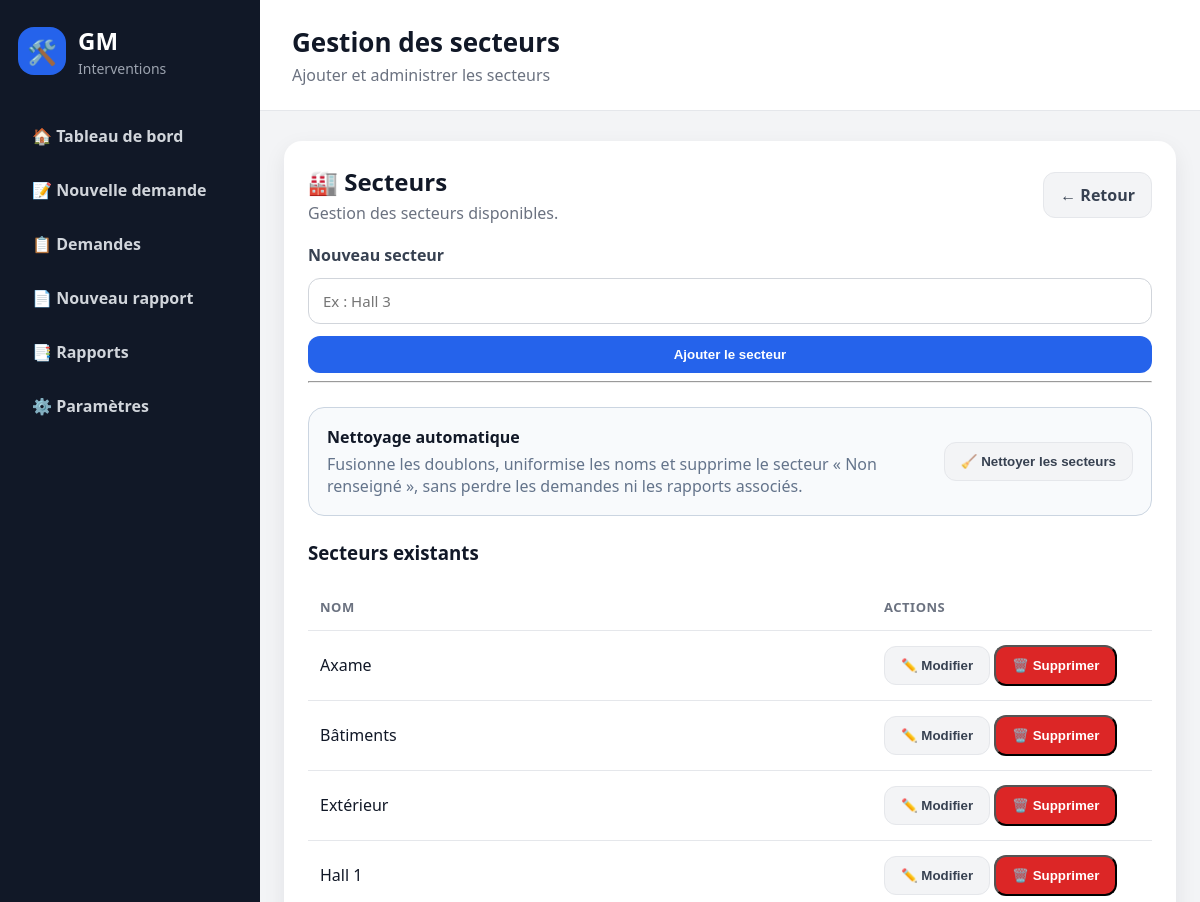
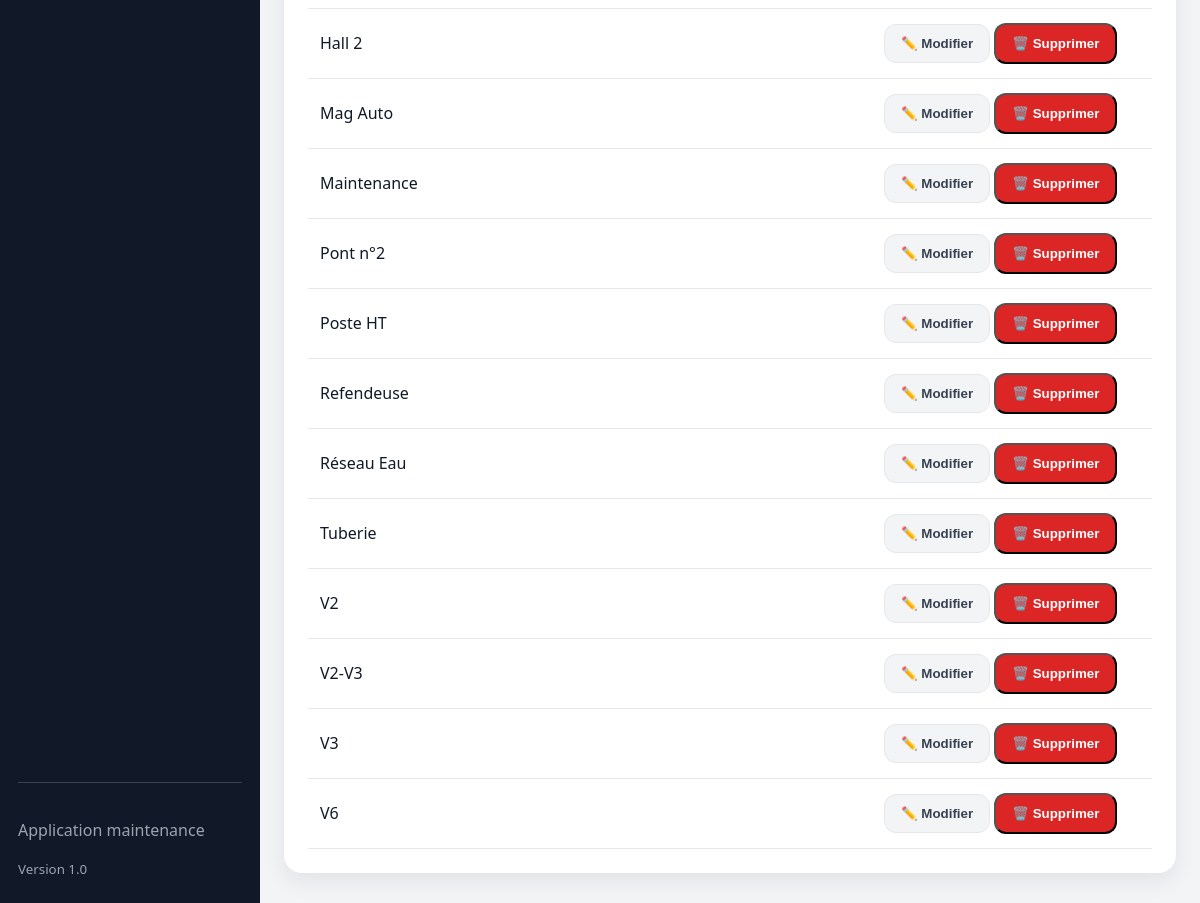
/parametres/secteurs, run on the app's committed database (2 pictures, top to bottom).
### tables this page shows
CREATE TABLE secteurs (
            id INTEGER PRIMARY KEY AUTOINCREMENT,
            nom TEXT NOT NULL UNIQUE
        , actif INTEGER
                NOT NULL DEFAULT 1);

### routes/parametres.py (the view, shortened to what this page needs)
@parametres_bp.route(
    "/parametres/secteurs",
    methods=["GET", "POST"]
)
def gerer_secteurs():
    message = None
    erreur = None
    nettoyage = request.args.get("nettoyage")
    conn = get_db_connection()
    try:
        secteurs = conn.execute("""
            SELECT *
            FROM secteurs
            WHERE actif = TRUE
            ORDER BY nom
        """).fetchall()
    except Exception as error:
        conn.rollback()
        erreur = f"Erreur pendant la gestion des secteurs : {error}"
        secteurs = []
    finally:
        conn.close()
    return render_template(
        "parametres/secteurs.html",
        secteurs=secteurs,
        message=message,
        erreur=erreur
    )

### database.py (called while the page is built)
def is_postgres():
    return bool(DATABASE_URL)

def get_db_connection():
    if is_postgres():
        return PostgresConnectionAdapter(DATABASE_URL)
    conn = sqlite3.connect(DB_PATH)
    conn.row_factory = sqlite3.Row
    conn.execute("PRAGMA foreign_keys = ON")
    return conn

### templates/parametres/secteurs.html (shortened to what this page needs)
{% extends "base.html" %}
{% block page_title %}
Gestion des secteurs
{% endblock %}
{% block page_subtitle %}
Ajouter et administrer les secteurs
{% endblock %}
{% block content %}
<section class="card">
    <div class="section-header">
        <div>
            <h2>🏭 Secteurs</h2>
            <p>Gestion des secteurs disponibles.</p>
        </div>
        <a href="/parametres" class="btn-secondary">
            ← Retour
        </a>
    </div>
    <form method="POST" class="form">
        <label>
            Nouveau secteur
        </label>
        <input
            type="text"
            name="nom"
            placeholder="Ex : Hall 3"
            required
        >
        <button
            type="submit"
            class="btn"
        >
            Ajouter le secteur
        </button>
    </form>
    <hr>
    <div class="sector-cleanup">
        <div>
            <strong>
                Nettoyage automatique
            </strong>
            <p>
                Fusionne les doublons, uniformise les noms
                et supprime le secteur « Non renseigné »,
                sans perdre les demandes ni les rapports associés.
            </p>
        </div>
        <form
            method="POST"
            action="/parametres/secteurs/nettoyer"
            onsubmit="return confirm(
                'Nettoyer et fusionner les secteurs en double ?'
            );"
        >
            <button
                type="submit"
                class="btn-secondary"
            >
                🧹 Nettoyer les secteurs
            </button>
        </form>
    </div>
    <h3>
        Secteurs existants
    </h3>
    {% if secteurs %}
        <div class="table-container">
            <table class="modern-table">
                <thead>
                    <tr>
                        <th>
                            Nom
                        </th>
                        <th style="width: 280px;">
                            Actions
                        </th>
                    </tr>
                </thead>
                <tbody>
                    {% for secteur in secteurs %}
                        <tr>
                            <td>
                                <div
                                    id="display-secteur-{{ secteur.id }}"
                                >
                                    {{ secteur.nom }}
                                </div>
                            </td>
                            <td>
                                <button
                                    type="button"
                                    class="btn-secondary"
                                    id="edit-button-{{ secteur.id }}"
                                    data-edit-sector
                                    data-secteur-id="{{ secteur.id }}"
                                >
                                    ✏️ Modifier
                                </button>
                                <button
                                    type="button"
                                    class="btn-danger"
                                    data-confirm-delete
                                    data-url="{{ url_for(
                                        'parametres.supprimer_secteur',
                                        secteur_id=secteur.id
                                    ) }}"
                                    data-name="{{ secteur.nom }}"
                                >
                                    🗑️ Supprimer
                                </button>
                            </td>
                        </tr>
                    {% endfor %}
                </tbody>
            </table>
        </div>
    {% endif %}
</section>
{% endblock %}

### static/css/style.css (style rules this page uses)
* { box-sizing: border-box; }
body { margin: 0; font-family: "Segoe UI", Arial, sans-serif; background: #f3f4f6; color: #111827; }
.stat-card, .card { background: white; border-radius: 18px; box-shadow: 0 8px 22px rgba(15, 23, 42, 0.08); }
.card { padding: 24px; margin-bottom: 20px; }
.card h2 { margin-top: 0; }
.btn { display: inline-block; background: #2563eb; color: white; padding: 11px 16px; border-radius: 12px; text-decoration: none; font-weight: 700; border: none; cursor: pointer; }
.form { display: flex; flex-direction: column; gap: 12px; }
.form label { font-weight: 700; color: #374151; }
.form input, .form textarea, .form select { width: 100%; padding: 12px 14px; border: 1px solid #d1d5db; border-radius: 12px; font-family: inherit; font-size: 15px; }
.section-header { display: flex; justify-content: space-between; align-items: center; gap: 16px; margin-bottom: 20px; }
.section-header h2 { margin: 0; }
.section-header p { margin: 4px 0 0; color: #6b7280; }
.table-container { overflow-x: auto; }
.modern-table { width: 100%; border-collapse: collapse; }
.modern-table th, .modern-table td { padding: 14px 12px; text-align: left; border-bottom: 1px solid #e5e7eb; }
.modern-table th { color: #6b7280; font-size: 13px; text-transform: uppercase; letter-spacing: 0.04em; }
.btn-secondary { display: inline-block; background: #f3f4f6; color: #374151; padding: 11px 16px; border-radius: 12px; text-decoration: none; font-weight: 700; border: 1px solid #e5e7eb; }
.btn-danger { display: inline-block; background: #dc2626; color: white; padding: 11px 16px; border-radius: 12px; text-decoration: none; font-weight: 700; }
.sector-cleanup { display: flex; justify-content: space-between; align-items: center; gap: 20px; margin: 24px 0; padding: 18px; background: #f8fafc; border: 1px solid #cbd5e1; border-radius: 16px; }
.sector-cleanup strong { display: block; margin-bottom: 5px; }
.sector-cleanup p { margin: 0; color: #64748b; }
.sector-cleanup form { flex-shrink: 0; }

### data on the page
secteurs: nom "Axame"
secteurs: nom "Bâtiments"
secteurs: nom "Extérieur"
secteurs: nom "Hall 1"
secteurs: nom "Hall 2"
secteurs: nom "Mag Auto"
secteurs: nom "Maintenance"
secteurs: nom "Pont n°2"
secteurs: nom "Poste HT"
secteurs: nom "Refendeuse"
secteurs: nom "Réseau Eau"
secteurs: nom "Tuberie"
secteurs: nom "V2"
secteurs: nom "V2-V3"
secteurs: nom "V3"
secteurs: nom "V6"
